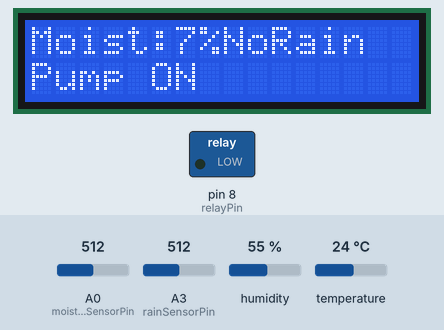
This sketch was run on a simulated Arduino Uno, built with avr-gcc and run on an emulated ATmega328P. Parts: 16×2 character LCD, switched loads named in the sketch (green lamp = pin HIGH). The test bench sets the inputs (shaded band); at power-on: A0 (moistureSensorPin) = 512, A3 (rainSensorPin) = 512, humidity 55 %, temperature 24 °C. What the sketch prints to the serial monitor is not drawn.

Above: at 3.2 s.
3.3 s: A0 (moistureSensorPin) set to 183
At 7.6 s:
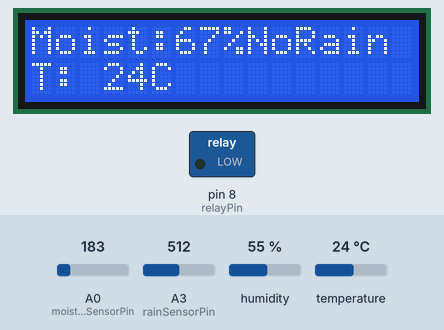
8.9 s: A0 (moistureSensorPin) set to 149
At 12.9 s:
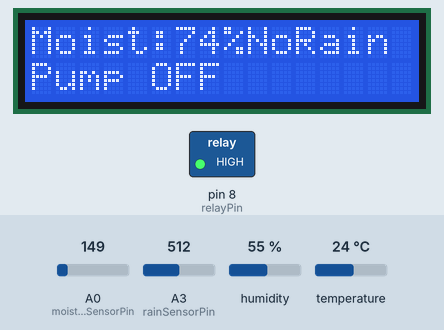
18.8 s: A3 (rainSensorPin) set to 309
24.4 s: A3 (rainSensorPin) set to 287
At 28.7 s:
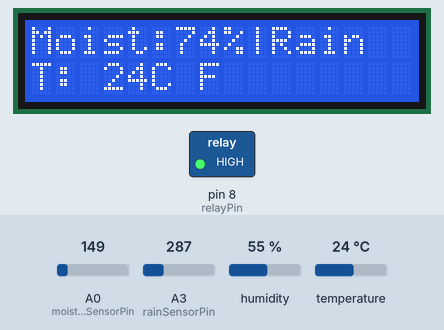
30.0 s: A0 (moistureSensorPin) set to 381
At 33.6 s:
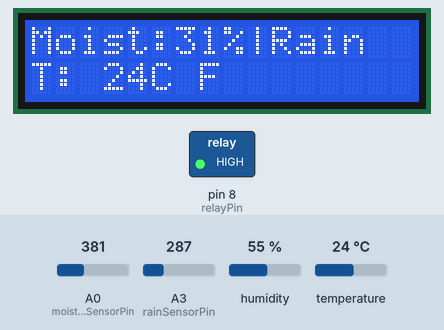
35.6 s: A0 (moistureSensorPin) set to 407
At 38.0 s:
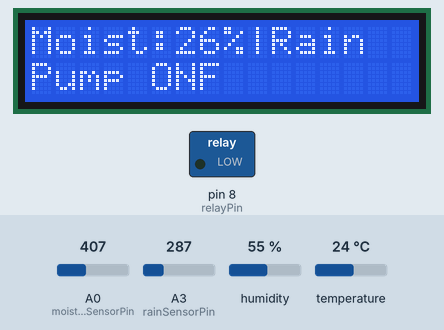
Timing chart, 0 to 39.5 s (numbered marks = the images above; inputs shaded):
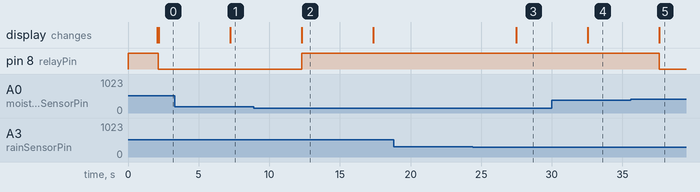

Measured:
- the behaviour switches between 167 and 166 on A0 (moistureSensorPin) (found by bisection; images 1 and 2)
- the behaviour switches between 300 and 299 on A3 (rainSensorPin) (found by bisection; images 2 and 3)
- the behaviour switches between 388 and 389 on A0 (moistureSensorPin) (found by bisection; images 4 and 5)
- after the input at 3.3 s, the display: changes after 3.9 s (image 1)
- after the input at 8.9 s, pin 8 (relayPin): LOW → HIGH after 3.4 s; the display: changes after 3.4 s (image 2)
- after the input at 18.8 s, every drawn part: stays the same
- after the input at 24.4 s, the display: changes after 3.1 s (image 3)
- after the input at 30.0 s, the display: changes after 2.5 s (image 4)
- after the input at 35.6 s, pin 8 (relayPin): HIGH → LOW after 2.0 s; the display: changes after 2.0 s (image 5)

The sketch:

DigitalWaterPumping.ino
```cpp
#include <Wire.h>
#include <LiquidCrystal_I2C.h>
#include <DHT.h>  // Include the DHT sensor library

// LCD Setup
LiquidCrystal_I2C lcd(0x27, 16, 2);  // Initialize LCD with I2C address 0x27

// DHT11 Sensor Setup
#define DHTPIN 2       // DHT11 Data Pin connected to Arduino Pin 2
#define DHTTYPE DHT11  // DHT11 sensor type
DHT dht(DHTPIN, DHTTYPE);  // Initialize DHT sensor

// Relay and Moisture Sensor Setup
int relayPin = 8;                    // Relay module for water pump
int moistureSensorPin = A0;           // Soil Sensor input at Analog PIN A0
int outputValue = 0;                  // Stores soil moisture level
int dryThreshold = 30;                // Moisture level below which pump turns on (percentage)
int wetThreshold = 70;                // Moisture level above which pump turns off (percentage)
bool isPumping = false;               // Track the pump status (ON or OFF)

// Raindrop Sensor Setup
int rainSensorPin = A3;               // Raindrop sensor pin
int rainThreshold = 300;              // Value below which rain is detected

void setup() {
  Serial.begin(9600);

  pinMode(relayPin, OUTPUT);
  digitalWrite(relayPin, HIGH);   // Ensure the relay is off initially (active LOW)

  // Initialize the LCD
  lcd.begin(16, 2);  // Initialize LCD for 16x2 characters
  lcd.backlight();    // Turn on LCD backlight
  lcd.setCursor(0, 0);
  lcd.print("Initializing...");

  // Initialize the DHT11 sensor
  dht.begin();

  Serial.println("Initializing system...");
  delay(2000);  // Initial delay for system readiness
  lcd.clear();  // Clear LCD after initialization message
}

// Function to read and map soil moisture sensor values
int readMoistureLevel() {
  int sensorValue = analogRead(moistureSensorPin);

  // Map the sensor value from 550 (dry) to 10 (wet) into a percentage (0 to 100)
  int moistureLevel = map(sensorValue, 550, 10, 0, 100);

  // Ensure the moisture level is clamped within the range 0 to 100%
  moistureLevel = constrain(moistureLevel, 0, 100);

  return moistureLevel;
}

// Function to control the water pump based on moisture level
void controlPump(int moistureLevel) {
  if (moistureLevel < dryThreshold) {
    if (!isPumping) {  // Only turn on if not already pumping
      digitalWrite(relayPin, LOW);  // Turn ON the pump (active LOW relay)
      isPumping = true;
      Serial.println("Watering the plant (Pump ON)...");
      lcd.setCursor(0, 1);
      lcd.print("Pump ON");
    }
  }
  else if (moistureLevel > wetThreshold) {
    if (isPumping) {  // Only turn off if it's currently on
      digitalWrite(relayPin, HIGH);  // Turn OFF the pump
      isPumping = false;
      Serial.println("Pump OFF (Soil moist)");
      lcd.setCursor(0, 1);
      lcd.print("Pump OFF");
    }
  }
}

// Function to update the LCD
void updateLCD(int moistureLevel, float temperature, float humidity, bool isRaining) {
  // Display moisture level on the first line
  lcd.setCursor(0, 0);
  lcd.print("Moist:");
  lcd.print(moistureLevel);
  lcd.print("%");  // Add spaces to clear previous content

  if (isRaining) {
    lcd.print("|Rain ");
  } else {
    lcd.print("NoRain");
  }
  // Display temperature and rain status on the second line
  lcd.setCursor(0, 1);
  lcd.print("T: ");
  lcd.print(int(temperature));
  lcd.print("C ");


}

void loop() {
  // Read current moisture level
  outputValue = readMoistureLevel();

  // Read DHT11 sensor values
  float temperature = dht.readTemperature();  // Read temperature in Celsius
  float humidity = dht.readHumidity();        // Read humidity in percentage

  // Check if the readings are valid
  if (isnan(temperature) || isnan(humidity)) {
    Serial.println("Failed to read from DHT sensor!");
    lcd.setCursor(0, 1);
    lcd.print("Sensor error!    ");
    return;
  }

  // Check rain status
  int rainValue = analogRead(rainSensorPin);
  bool isRaining = (rainValue < rainThreshold);

  // Print the moisture level to the Serial Monitor
  Serial.print("Moisture level: ");
  Serial.print(outputValue);
  Serial.println("%");

  // Print temperature, humidity, and rain status to Serial Monitor
  Serial.print("Temperature: ");
  Serial.print(temperature);
  Serial.print(" C, Humidity: ");
  Serial.print(humidity);
  Serial.print("%, Rain detected: ");
  Serial.println(isRaining ? "Yes" : "No");

  // Update the LCD with current values
  updateLCD(outputValue, temperature, humidity, isRaining);

  // Control the water pump based on current moisture level
  controlPump(outputValue);

  delay(5000);  // Check every 5 seconds to avoid excessive sensor polling
}
```
